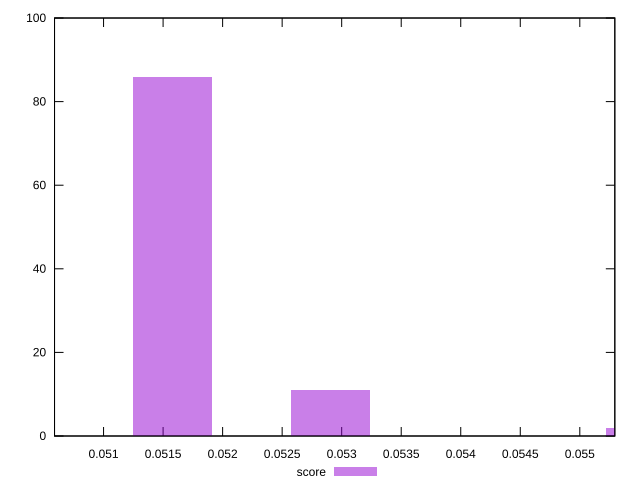

The gnuplot source for this figure:
reset

$score <<EOF
0.05158203213555949 86
0.05290464834416358 11
0.05554988076137176 2
0.0502594159269554 1
EOF

set key outside below
set boxwidth 0.0006613081043020447
set xrange [0.050588235294117656:0.05529411764705883]
set yrange [0:100]
set trange [0:100]
set style fill transparent solid 0.5 noborder
set terminal svg size 640, 490 enhanced background rgb 'white'
set output "reprap/unused-javascript/samples/pages+cached+nointeractive/score/histogram.svg"

plot $score title "score" with boxes

reset
